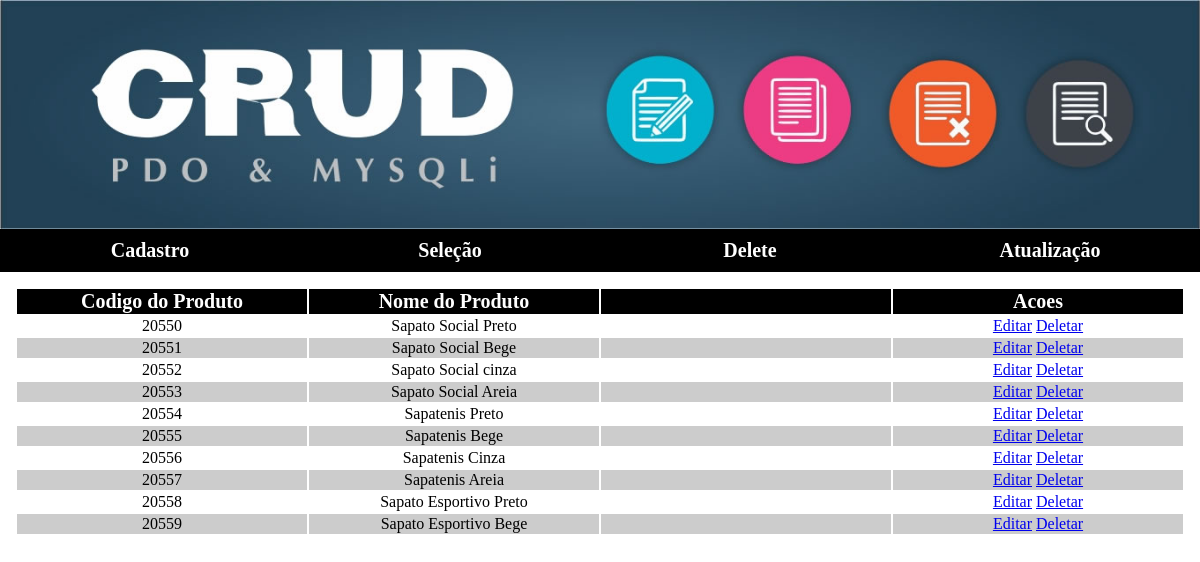
The app's page /Selecao/SelecaoProduto.php with its own data.
### tables this page shows
CREATE TABLE `tbproduto` (
  `codigo_produto` int(6) NOT NULL,
  `nome_produto` varchar(99) NOT NULL
);

### Classes/statements.php (called while the page is built, shortened)
<?php
class ClassStatement extends ClassConexao{
private $Resultado;
private function preparedStatements($Query, $Tipos, $Parametros)
{
    $Con=$this->conectaDB();
    $this->Crud=$Con->prepare($Query);
    $this->Crud->execute();
    $this->Resultado=$this->Crud->get_result();
}
private function countParametros($Parametros)
{
    $this->Contador=count($Parametros);
}
public function selectDB($Campos , $Tabela , $Condicao , $Tipos , $Parametros){
    $this->preparedStatements("select {$Campos} from {$Tabela} {$Condicao}",$Tipos,$Parametros);
    return $this->Resultado;
}
}
?>

### Selecao/SelecaoProduto.php (the view, shortened to what this page needs)
<!doctype html>
<html lang="pt-br">
<head>
    <link rel="stylesheet" href="../Estilo/CSS.css">
</head>
<body>
    <div class="Banner">
        <img src="../Imagens/Banner.jpg" alt="Banner Crud">
    </div>
    <div class="Nav">
        <li><a href="../Cadastros/cadastroproduto.php">Cadastro</a></li>
        <li><a href="../Selecao/SelecaoProduto.php">Seleção</a></li>
        <li><a href="delete">Delete</a></li>
        <li><a href="atualizacao">Atualização</a></li>
    </div>
<?php
    include("../Classes/statements.php");
?>
<div class="Content">
<table class="TabelaCrud">
    <tr>
        <td>Codigo do Produto</td>
        <td>Nome do Produto</td>
        <td></td>
        <td>Acoes</td>
    </tr>
    <?php
        $Crud=new ClassStatement();
        $BFetch=$Crud->selectDB(
            "*",
            "tbproduto",
            "",
            "",
            array()
        );
        while($Result=$BFetch->fetch_all()){
            foreach($Result as $Fetch) {
                ?>
                <tr>
                    <td><?php echo $Fetch[0]; ?></td>
                    <td><?php echo $Fetch[1]; ?></td>
                    <td>
                    <td>
                        <a href="<?php echo "../Cadastros/cadastroproduto.php?idp={$Fetch[0]}";?>">Editar</a>
                        <a class="Deletar" href="<?php echo "../Controllers/ControllerDeletarProduto.php?idp={$Fetch[0]}"; ?>">Deletar</a>
                    </td>
                    </td>
                </tr>
    <?php
            }
        }
    ?>
</table>
</div>

### Estilo/CSS.css (style rules this page uses)
* { margin: 0; box-sizing: border-box; }
.Banner { float:left; width: 100%; }
.Banner img { width: 100%; vertical-align: middle; }
.Nav { float:left; width: 100%; background: #000; }
.Nav li { float:left; width: 25%; text-align: center; list-style: none; }
.Nav a { display:block; width: 100%; padding: 10px 0; color:#fff; font-weight: bold; text-decoration: none; font-size: 20px; }
.Content { float:left; width: 100%; padding: 15px; }
.TabelaCrud { width: 100%; text-align: center; }
.TabelaCrud tr:nth-child(2n -1) { background: #CCC; }
.TabelaCrud tr:first-child { background: #000; color:#fff; font-weight: bold; font-size: 20px; }
.TabelaCrud td { width: 25%; }

### records on screen
tbproduto: codigo_produto "20559", nome_produto "Sapato Esportivo Bege"
tbproduto: codigo_produto "20550", nome_produto "Sapato Social Preto"
tbproduto: codigo_produto "20551", nome_produto "Sapato Social Bege"
tbproduto: codigo_produto "20552", nome_produto "Sapato Social cinza"
tbproduto: codigo_produto "20553", nome_produto "Sapato Social Areia"
tbproduto: codigo_produto "20554", nome_produto "Sapatenis Preto"
tbproduto: codigo_produto "20555", nome_produto "Sapatenis Bege"
tbproduto: codigo_produto "20556", nome_produto "Sapatenis Cinza"
tbproduto: codigo_produto "20557", nome_produto "Sapatenis Areia"
tbproduto: codigo_produto "20558", nome_produto "Sapato Esportivo Preto"
